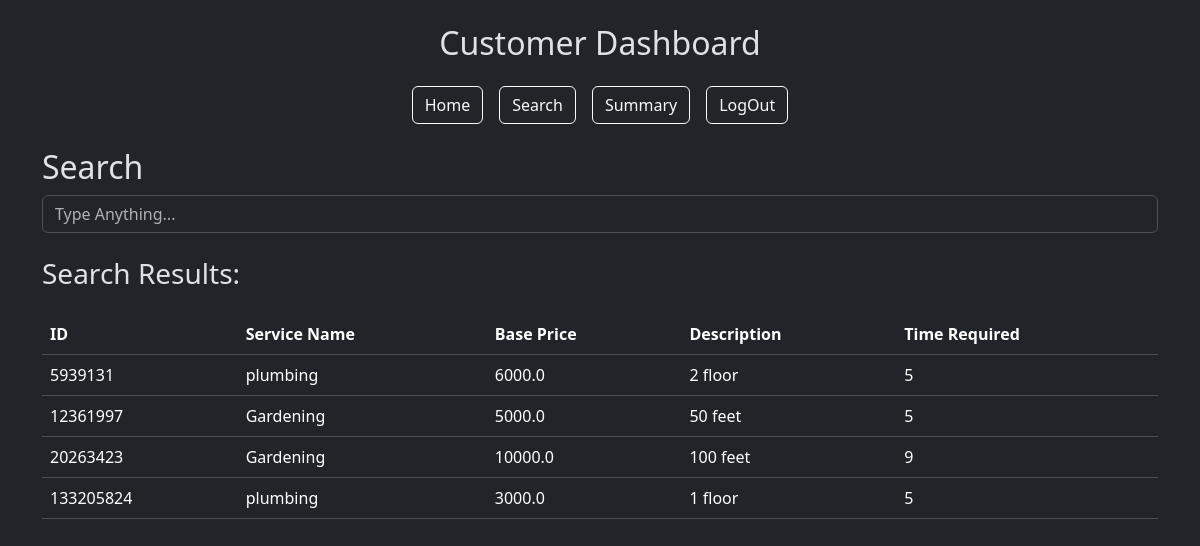
Page /search (signed in) on the committed database.
### models.py (models this page shows)
class Service(db.Model):
    __tablename__ = 'service'
    id = db.Column(db.Integer, primary_key=True)
    service_name = db.Column(db.String(80), unique=False, nullable=False)
    description = db.Column(db.Text, nullable=False)
    price = db.Column(db.Float, nullable=False)
    time_required = db.Column(db.Integer, nullable=False)
    service_requests = db.relationship('ServiceRequest', back_populates='service', lazy=True)

### app.py (the view)
@app.route('/search', methods=['GET', 'POST'])
def search():
    if 'user_role' not in session:
        flash('Please log in first', 'danger')
        return redirect(url_for('login'))
    if session['user_role'] == 'admin':
        user = {'is_blocked': False}
    else:
        user = User.query.get(session['user_id'])
    customers = Customer.query.all()
    professionals = Professional.query.all()
    services = Service.query.all()
    service_requests = ServiceRequest.query.all()
    return render_template('search.html', user=user, customers=customers, professionals=professionals, services=services, service_requests=service_requests)

### templates/search.html (shortened to what this page needs)
{% extends "layout.html" %}  {% block content %}
<h2>Search</h2>
<div class="input-group">
  <input
    type="text"
    class="form-control"
    id="Name"
    name="Name"
    placeholder="Type Anything..."
  />
</div>
<h3 class="my-4">Search Results:</h3>
{% if session.get('user_role') == 'admin' %} {% if service_requests|length > 0
%}
<h4>Service Requests:</h4>
<div class="table-responsive admin">
  <table class="table">
    <thead>
      <tr>
        <th>ID</th>
        <th>Requested By</th>
        <th>Assigned Professional</th>
        <th>Requested Date</th>
        <th>Status</th>
      </tr>
    </thead>
    <tbody>
      {% for service_request in service_requests %}
      <tr class="item">
        <td>{{service_request.id}}</td>
        <td>{{ service_request.customer.user.name}}</td>
        <td>
          {{ service_request.professional.user.name if
          service_request.professional else 'N/A' }}
        </td>
        <td>{{service_request.date_of_request.strftime('%Y-%m-%d') }}</td>
        <td>{{service_request.status}}</td>
      </tr>
      {% endfor %}
    </tbody>
  </table>
</div>
{% endif %}
<h4>Customers:</h4>
<div class="table-responsive admin">
  <table class="table">
    <thead>
      <tr>
        <th>ID</th>
        <th>Name</th>
        <th>Address</th>
        <th>Contact</th>
        <th>Pincode</th>
      </tr>
    </thead>
    <tbody>
      {% for customer in customers %}
      <tr class="item">
        <td>{{customer.id}}</td>
        <td>{{customer.user.name}}</td>
        <td>{{customer.address}}</td>
        <td>{{customer.contact}}</td>
        <td>{{customer.pincode}}</td>
      </tr>
      {% endfor %}
    </tbody>
  </table>
</div>
<h4>Professionals:</h4>
<div class="table-responsive admin">
  <table class="table">
    <thead>
      <tr>
        <th>ID</th>
        <th>Name</th>
        <th>Experience</th>
        <th>Service Name</th>
        <th>Pincode</th>
      </tr>
    </thead>
    <tbody>
      {% for professional in professionals %}
      <tr class="item">
        <td>{{professional.id}}</td>
        <td>{{professional.user.name}}</td>
        <td>{{professional.experience}}</td>
        <td>{{professional.service_name}}</td>
        <td>{{professional.pincode}}</td>
      </tr>
      {% endfor %}
    </tbody>
  </table>
</div>
{% elif session.get('user_role') == 'customer' %}
<div class="table-responsive">
  <table class="table">
    <thead>
      <tr>
        <th>ID</th>
        <th>Service Name</th>
        <th>Base Price</th>
        <th>Description</th>
        <th>Time Required</th>
      </tr>
    </thead>
    <tbody>
      {% for service in services %}
      <tr class="item">
        <td>{{service.id}}</td>
        <td>{{service.service_name}}</td>
        <td>{{service.price}}</td>
        <td>{{service.description}}</td>
        <td>{{service.time_required}}</td>
      </tr>
      {% endfor %}
    </tbody>
  </table>
</div>
{% endif %} {% endblock %}

### templates/layout.html (shortened to what this page needs)
<!DOCTYPE html>
<html lang="en">
  <head>
    <link
      href="https://cdn.jsdelivr.net/npm/bootstrap@5.3.3/dist/css/bootstrap.min.css"
      rel="stylesheet"
    />
  </head>
  <body data-bs-theme="dark">
    <div class="container mt-4">
      {% if not (request.endpoint == 'professional_dashboard' and
      professional.verified == false) %} {% if request.endpoint not in ['login',
      'register','profile'] and not user.is_blocked%}
      <div class="text-center my-4">
        <h2 class="text-capitalize">
          {{ session.get('user_role') }} Dashboard
        </h2>
      </div>
      <div class="d-flex justify-content-center mb-4">
        <div class="d-flex flex-row gap-3">
          {% with dashboard_url = session['user_role'] + '_dashboard' %}
          <a href="{{ url_for(dashboard_url) }}" class="btn btn-outline-light"
            >Home</a
          >
          {% endwith %}
          <a href="{{ url_for('search') }}" class="btn btn-outline-light"
            >Search</a
          >
          <a href="{{ url_for('summary') }}" class="btn btn-outline-light"
            >Summary</a
          >
          <a href="{{ url_for('logout') }}" class="btn btn-outline-light"
            >LogOut</a
          >
        </div>
      </div>
      {% endif %} {% endif %}
      {% block content %} {% endblock %}
    </div>
  </body>
</html>

### rows in the picture
Service: id "5939131", service_name "plumbing", price "6000.0", description "2 floor", time_required "5"
Service: id "12361997", service_name "Gardening", price "5000.0", description "50 feet", time_required "5"
Service: id "20263423", service_name "Gardening", price "10000.0", description "100 feet", time_required "9"
Service: id "133205824", service_name "plumbing", price "3000.0", description "1 floor", time_required "5"

### other values in the picture
{{ session.get('user_role') }} "Customer"
